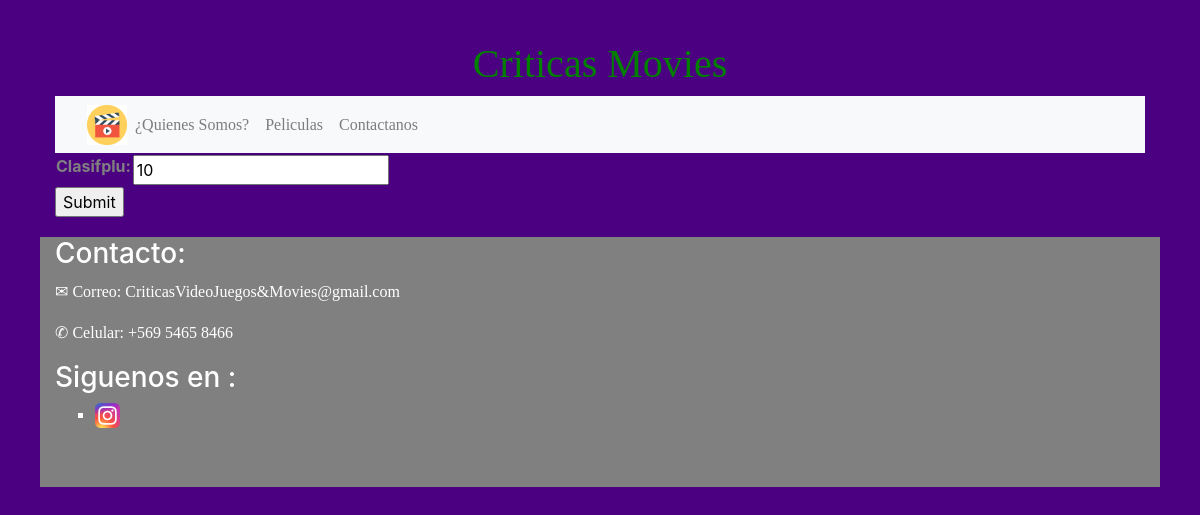
/peliculas/movie/309c4450bb89421dae884adb502669fb/notas/, run on an earlier commit of the app's database.
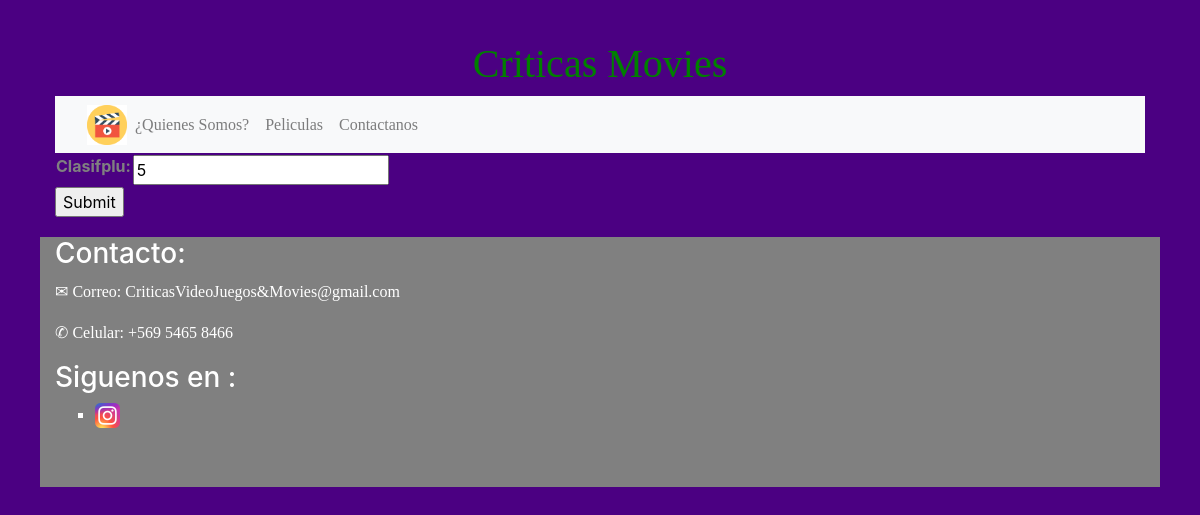
And on a later commit of the database.
### peliculas/models.py (models this page shows, shortened)
class Movie(models.Model):
	id = models.UUIDField(primary_key=True, default=uuid.uuid4)
	name = models.CharField (max_length=100)
	enum_gen =(
		('Accion','acc'),('Terror','terr'),('Horror','Horr'),('Comedia','Com'),('Ficción','fic'),('Otros','otro'),
		)
	gene = models.CharField (max_length=10, choices=enum_gen, blank=True, default='Otros')
	desc = models.TextField (max_length=1000, blank=True, default='')
	clasif = models.IntegerField ()
	clasifplu = models.IntegerField (blank = True, null = True)
	imagen = models.ImageField (upload_to='media/imagenes', null=True, blank=True, default='media/imagenes/not-found.png')

### peliculas/views.py (the view)
# urls.py: path('movie/<str:pk>/notas/',views.MovieNotas.as_view() ,name='movie_notas'),
class MovieNotas(UpdateView):
    model = Movie
    fields = ['clasifplu',]

### peliculas/templates/peliculas/movie_form.html (shortened to what this page needs)
{% extends "base_generic.html" %}
	{% block content %}
<form action="" method="post">
    <table>
        {{ form.as_table }}
    </table>
    <input type = "submit" value="Submit"/>
</form>
	{% endblock  %}

What changed in the data, as far as the page shows it:
changed Movie: clasifplu "10" → "5"
